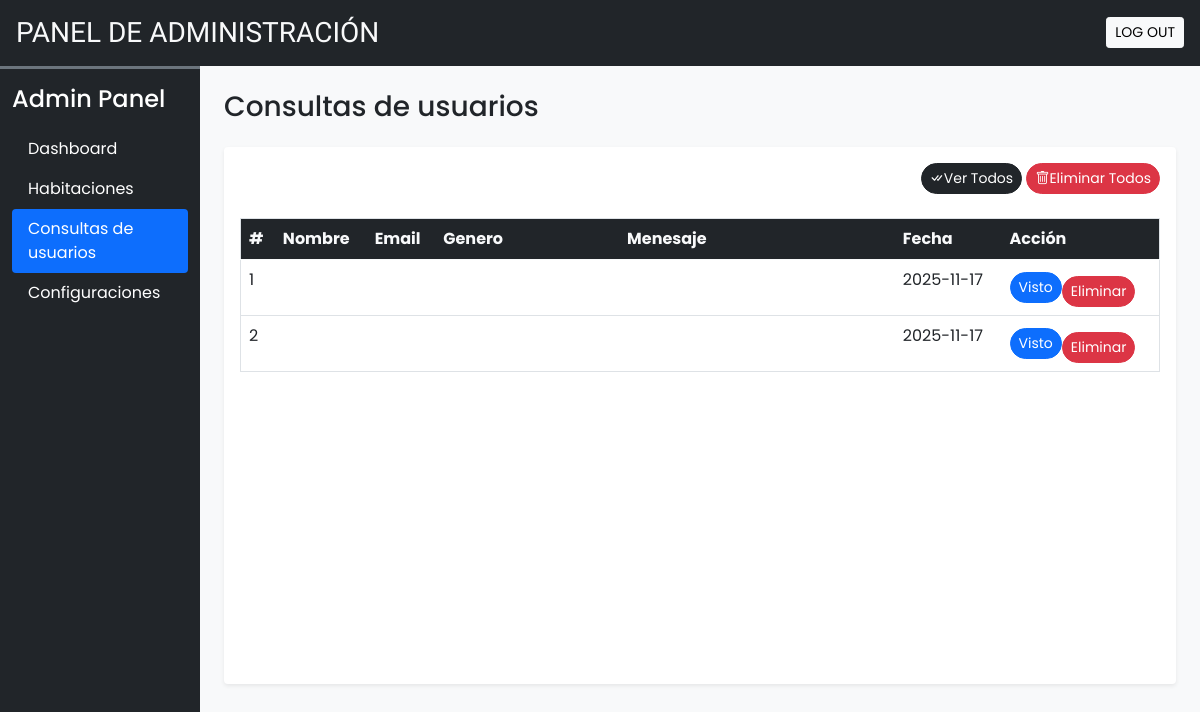
Before: /admin/user_queries.php (signed in) with the older database file.
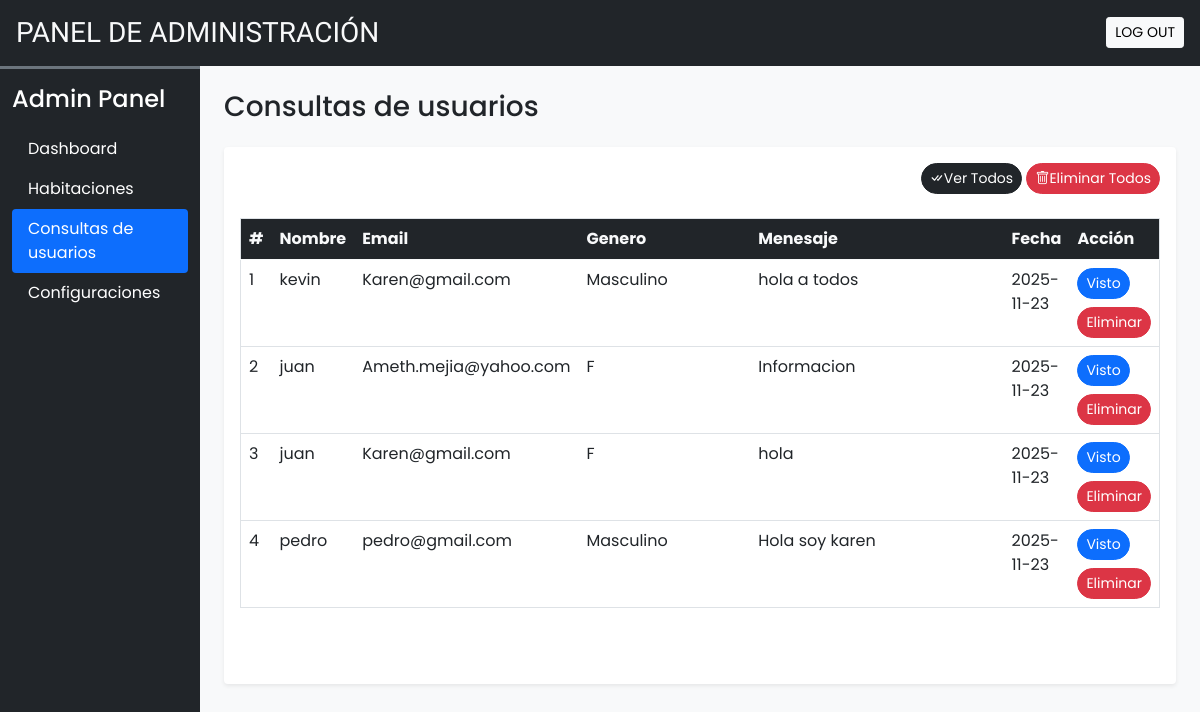
After: the same page with the newer database file.
### tables this page shows
CREATE TABLE `user_queries` (
    `sr_no` int(11) NOT NULL,
    `name` varchar(100) NOT NULL,
    `email` varchar(100) NOT NULL,
    `subject` varchar(100) NOT NULL,
    `message` varchar(500) NOT NULL,
    `date` date NOT NULL DEFAULT current_timestamp(),
    `seen` tinyint(4) NOT NULL DEFAULT 0
);

### admin/user_queries.php (the view, shortened to what this page needs)
<!DOCTYPE html>
<html lang="es">
<head>
    <?php require('inc/links.php'); ?>
</head>
<body class="bg-light">
    <?php include('inc/header.php'); ?>
    <div class="container-fluid" id="main-content">
        <div class="row">
            <div class="col-lg-10 ms-auto p-4 overflow-hidden">
                <h3 class="mb-4">Consultas de usuarios</h3>
                <div class="card border-0 shadow-sm mb-4">
                    <div class="card-body">
                        <div class="text-end mb-4">
                            <a href="?seen=all" class="btn btn-dark rounded-pill shadow-none btn-sm">
                                <i class="bi bi-check-all"></i>Ver Todos
                            </a>
                            <a href="?del=all" class="btn btn-danger rounded-pill shadow-none btn-sm">
                                <i class="bi bi-trash"></i>Eliminar Todos
                            </a>
                        </div>
                        <div class="table-responsive-md" style="height: 450px; overflow-y: scroll;">
                            <table class="table table-hover border">
                                <thead class="sticky-top">
                                    <tr class="bg-dark text-light">
                                        <th scope="col">#</th>
                                        <th scope="col">Nombre</th>
                                        <th scope="col">Email</th>
                                        <th scope="col" width="20%">Genero</th>
                                        <th scope="col" width="30%">Menesaje</th>
                                        <th scope="col">Fecha</th>
                                        <th scope="col">Acción</th>
                                    </tr>
                                </thead>
                                <tbody>
                                    <?php
                                    $q = "SELECT * FROM `user_queries` ORDER BY `sr_no` DESC";
                                    $data = mysqli_query($con, $q);
                                    $i = 1;
                                    while ($row = mysqli_fetch_assoc($data)) {
                                        $seen = '';
                                        if ($row['seen'] != 1) {
                                            $seen = "<a href='?seen=$row[sr_no]' class='btn btn-sm rounded-pill btn-primary'>Visto</a>";
                                        }
                                        $seen .= "<a href='?del=$row[sr_no]' class='btn btn-sm rounded-pill btn-danger mt-2'>Eliminar</a>";
                                        echo <<<query
                                        <tr>
                                        <td>$i</td>
                                        <td>$row[name]</td>
                                        <td>$row[email]</td>
                                        <td>$row[subject]</td>
                                        <td>$row[message]</td>
                                        <td>$row[date]</td>
                                        <td>$seen</td>
                                        </tr>
                                        query;
                                        $i++;
                                    }
                                    ?>
                                </tbody>
                            </table>
                        </div>
                    </div>
                </div>
            </div>
        </div>
    </div>
</body>
</html>

### admin/inc/links.php (shortened to what this page needs)
<?php
$path = (strpos($_SERVER['PHP_SELF'], '/admin/') !== false) ? '' : 'admin/';
?>
<link href="https://cdn.jsdelivr.net/npm/bootstrap@5.0.2/dist/css/bootstrap.min.css" rel="stylesheet"
>
<link rel="stylesheet" href="https://cdn.jsdelivr.net/npm/bootstrap-icons@1.13.1/font/bootstrap-icons.min.css">
<link rel="stylesheet" href="<?php echo $path; ?>css/principalAdmin.css">

### admin/inc/header.php (shortened to what this page needs)
<div class="container-fluid bg-dark text-light p-3 d-flex align-items-center justify-content-between sticky-top">
    <h3 class="mb-0 h-font">PANEL DE ADMINISTRACIÓN</h3>
    <a href="logout.php" class="btn btn-light btn-sm">LOG OUT</a>
</div>
<div class="col-lg-2 bg-dark border-top border-3 border-secondary" id="dashboard-menu">
    <nav class="navbar navbar-expand-lg navbar-dark ">
        <div class="container-fluid flex-lg-column align-items-stretch">
            <h4 class="mt-2 text-white">Admin Panel</h4>
            <div class="collapse navbar-collapse flex-column align-items-stretch mt-2" id="adminDropdown">
                <ul class="nav nav-pills flex-column">
                    <li class="nav-item">
                        <a class="nav-link text-white" href="dashboard.php">Dashboard</a>
                    </li>
                    <li class="nav-item">
                        <a class="nav-link text-white" href="rooms.php">Habitaciones</a>
                    </li>
                    <li class="nav-item">
                        <a class="nav-link text-white" href="user_queries.php">Consultas de usuarios</a>
                    </li>
                    <li class="nav-item">
                        <a class="nav-link text-white" href="configuraciones.php">Configuraciones</a>
                    </li>
                </ul>
            </div>
        </div>
    </nav>
</div>

### admin/css/principalAdmin.css (style rules this page uses)
:root { --teal: #2ec1ac; --teal_hover: #279e8c; }
* { font-family: 'Poppins', sans-serif; }
.h-font { font-family: 'Merienda', cursive; }
#dashboard-menu { position: fixed; height: 100%; z-index: 10; }

Changed rows visible on the page:
removed user_queries: date "2025-11-17"
removed user_queries: date "2025-11-17"
added user_queries: name "kevin", email "Karen@gmail.com", subject "Masculino", message "hola a todos", date "2025-11-23"
added user_queries: name "juan", email "Ameth.mejia@yahoo.com", subject "F", message "Informacion", date "2025-11-23"
added user_queries: name "juan", email "Karen@gmail.com", subject "F", message "hola", date "2025-11-23"
added user_queries: name "pedro", email "pedro@gmail.com", subject "Masculino", message "Hola soy karen", date "2025-11-23"
